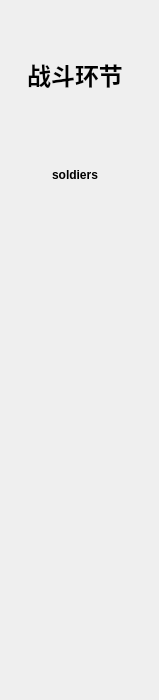
      <widget class="QWidget" name="widgetfight">
       <widget class="QLabel" name="label_4">
        <property name="geometry">
         <rect>
          <x>0</x>
          <y>0</y>
          <width>150</width>
          <height>150</height>
         </rect>
        </property>
        <property name="sizePolicy">
         <sizepolicy hsizetype="Fixed" vsizetype="Fixed">
          <horstretch>0</horstretch>
          <verstretch>0</verstretch>
         </sizepolicy>
        </property>
        <property name="text">
         <string>&lt;html&gt;&lt;head/&gt;&lt;body&gt;&lt;p align=&quot;center&quot;&gt;&lt;span style=&quot; font-size:18pt; font-weight:600;&quot;&gt;战斗环节&lt;/span&gt;&lt;/p&gt;&lt;/body&gt;&lt;/html&gt;</string>
        </property>
       </widget>
       <widget class="QLabel" name="soldiername">
        <property name="geometry">
         <rect>
          <x>0</x>
          <y>150</y>
          <width>150</width>
          <height>50</height>
         </rect>
        </property>
        <property name="sizePolicy">
         <sizepolicy hsizetype="Fixed" vsizetype="Fixed">
          <horstretch>0</horstretch>
          <verstretch>0</verstretch>
         </sizepolicy>
        </property>
        <property name="styleSheet">
         <string notr="true">font: 75 14pt &quot;微软雅黑&quot;;</string>
        </property>
        <property name="text">
         <string>&lt;html&gt;&lt;head/&gt;&lt;body&gt;&lt;p align=&quot;center&quot;&gt;&lt;span style=&quot; font-weight:600;&quot;&gt;soldiers&lt;/span&gt;&lt;/p&gt;&lt;/body&gt;&lt;/html&gt;</string>
        </property>
        <property name="alignment">
         <set>Qt::AlignCenter</set>
        </property>
       </widget>
       <widget class="QPushButton" name="move">
        <property name="geometry">
         <rect>
          <x>0</x>
          <y>219</y>
          <width>150</width>
          <height>71</height>
         </rect>
        </property>
        <property name="sizePolicy">
         <sizepolicy hsizetype="Fixed" vsizetype="Fixed">
          <horstretch>0</horstretch>
          <verstretch>0</verstretch>
         </sizepolicy>
        </property>
        <property name="styleSheet">
         <string notr="true">background:transparent;
background-image: url(:/fightinformation/allpicture/move.png);</string>
        </property>
        <property name="text">
         <string/>
        </property>
        <property name="flat">
         <bool>true</bool>
        </property>
       </widget>
       <widget class="QPushButton" name="fight">
        <property name="geometry">
         <rect>
          <x>0</x>
          <y>319</y>
          <width>150</width>
          <height>71</height>
         </rect>
        </property>
        <property name="sizePolicy">
         <sizepolicy hsizetype="Fixed" vsizetype="Fixed">
          <horstretch>0</horstretch>
          <verstretch>0</verstretch>
         </sizepolicy>
        </property>
        <property name="styleSheet">
         <string notr="true">background:transparent;
background-image: url(:/fightinformation/allpicture/fight.png);</string>
        </property>
        <property name="text">
         <string/>
        </property>
        <property name="flat">
         <bool>true</bool>
        </property>
       </widget>
       <widget class="QPushButton" name="information">
        <property name="geometry">
         <rect>
          <x>0</x>
          <y>419</y>
          <width>150</width>
          <height>71</height>
         </rect>
        </property>
        <property name="sizePolicy">
         <sizepolicy hsizetype="Fixed" vsizetype="Fixed">
          <horstretch>0</horstretch>
          <verstretch>0</verstretch>
         </sizepolicy>
        </property>
        <property name="styleSheet">
         <string notr="true">background:transparent;
background-image: url(:/fightinformation/allpicture/information.png);</string>
        </property>
        <property name="text">
         <string/>
        </property>
        <property name="flat">
         <bool>true</bool>
        </property>
       </widget>
       <widget class="QPushButton" name="roleover">
        <property name="geometry">
         <rect>
          <x>0</x>
          <y>519</y>
          <width>150</width>
          <height>71</height>
         </rect>
        </property>
        <property name="sizePolicy">
         <sizepolicy hsizetype="Fixed" vsizetype="Fixed">
          <horstretch>0</horstretch>
          <verstretch>0</verstretch>
         </sizepolicy>
        </property>
        <property name="styleSheet">
         <string notr="true">background:transparent;
background-image: url(:/fightinformation/allpicture/over.png);
</string>
        </property>
        <property name="text">
         <string/>
        </property>
        <property name="flat">
         <bool>true</bool>
        </property>
       </widget>
       <widget class="QPushButton" name="withdraw">
        <property name="geometry">
         <rect>
          <x>0</x>
          <y>620</y>
          <width>150</width>
          <height>71</height>
         </rect>
        </property>
        <property name="sizePolicy">
         <sizepolicy hsizetype="Fixed" vsizetype="Fixed">
          <horstretch>0</horstretch>
          <verstretch>0</verstretch>
         </sizepolicy>
        </property>
        <property name="styleSheet">
         <string notr="true">background:transparent;
border-image: url(:/fightinformation/allpicture/withdraw.png);</string>
        </property>
        <property name="text">
         <string/>
        </property>
        <property name="flat">
         <bool>true</bool>
        </property>
       </widget>
      </widget>
